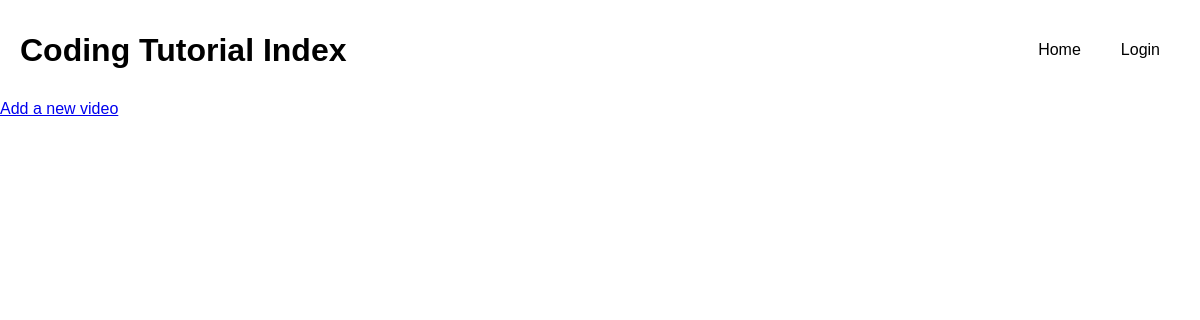
/, run on an earlier commit of the app's database.
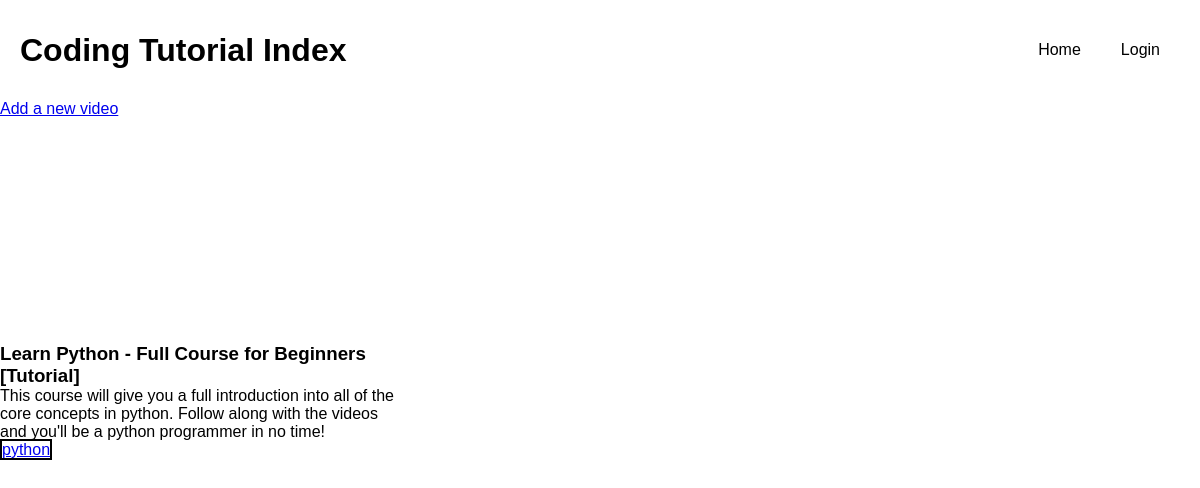
And on a later commit of the database.
### tutorial_index/models.py (models this page shows, shortened)
class Tutorial(models.Model):
  title = models.CharField(max_length=500)
  description = models.CharField(max_length=500)
  video_id = models.CharField(max_length=200)
  category = models.ManyToManyField(Category, blank=True)
  likes = models.ManyToManyField(User, blank=True)
  comments = models.ManyToManyField(Comment, blank=True)

class Category(models.Model):
  name = models.CharField(max_length=50)

### tutorial_index/views.py (the view)
# urls.py: path('', views.index, name='index'),
def index(request):
  return render(request, "tutorial_index/index.html", {
    "tutorials": Tutorial.objects.all()
  })

### tutorial_index/templates/tutorial_index/index.html (shortened to what this page needs)
{%extends 'tutorial_index/layout.html'%}
{%block body%}
<div class="add-video"><a href="{%url 'add-video'%}">Add a new video</a></div>
<main class="tutorials">
  {%for tutorial in tutorials%}
  <div class="tutorial_container" onclick="showTutorial({{tutorial.id}})">
    <div class="img-wrapper">
    </div>
    <h3>{{tutorial.title}}</h3>
    <p>{{tutorial.description}}</p>
    <div>
      {%for category in tutorial.category.all%}
        <a href="{%url 'category' category.name%}" class="category">{{category.name}}</a>
      {%endfor%}
    </div>
  </div>
  {%endfor%}
</main>
{%endblock%}

### tutorial_index/templates/tutorial_index/layout.html (shortened to what this page needs)
{% load static %}
<!DOCTYPE html>
<html lang="en">
<head>
  <link href="{% static 'css/main.css' %}" rel="stylesheet" type="text/css" />
</head>
<body>
  <div class="nav">
    <h1 class="brand_logo"><a href="{%url 'index'%}">Coding Tutorial Index</a></h1>
    <nav>
      <ul>
        <li><a href="{%url 'index'%}">Home</a></li>
        {%if user.is_authenticated %}
        <li><a href="{%url 'logout'%}">Logout</a></li>
        <li style="border: none; transform: none;">User: <b>{{request.user}}</b></li>
        {%else%}
        <li><a href="{%url 'login'%}">Login</a></li>
        {%endif%}
      </ul>
    </nav>
  </div>
  {%block body%}
  {%endblock%}
</body>
</html>

### tutorial_index/static/css/main.css (style rules this page uses)
* { box-sizing:border-box;margin:0;padding:0;font-family:sans-serif }
.nav { padding:20px;display:flex;height:100px }
.nav nav { align-items:center;flex-grow:2;display:flex;justify-content:flex-end }
.nav nav ul { list-style-type:none;display:flex }
.nav nav ul li { padding:10px;transition:0.1s;border-bottom:0px black solid;transform:translateY(0) }
.nav nav ul a { text-decoration:none;padding:10px;color:black }
.brand_logo { display:flex;align-items:center }
.brand_logo a { color:black;text-decoration:none }
.tutorials { display:grid;grid-template-columns:repeat(3, 1fr);justify-items:center }
.tutorial_container { width:400px;cursor:pointer }
.tutorial_container .img-wrapper { height:225px;overflow:hidden;display:flex;align-items:center }
.category { border:2px black solid }

What changed in the data, as far as the page shows it:
added Tutorial: title "Learn Python - Full Course for Beginners [Tutorial]", description "This course will give you a full introduction into all of the core concepts in python. Follow along with the videos and you'll be a python programmer in no time!"
now on this page (row edited): Category: name "python"
